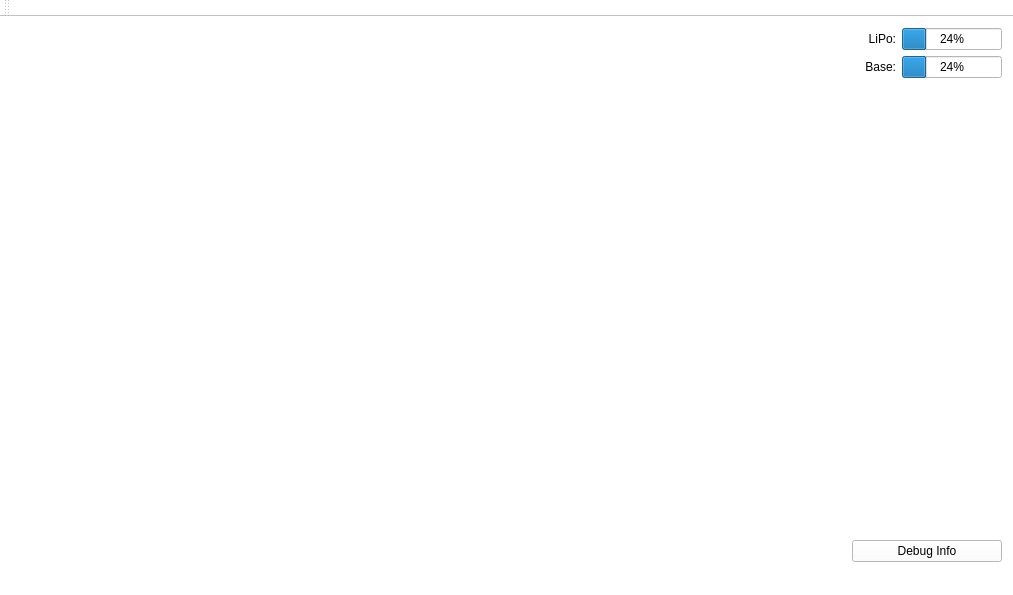
<?xml version="1.0" encoding="UTF-8"?>
<ui version="4.0">
 <class>MainWindow</class>
 <widget class="QMainWindow" name="MainWindow">
  <property name="geometry">
   <rect>
    <x>0</x>
    <y>0</y>
    <width>1013</width>
    <height>595</height>
   </rect>
  </property>
  <property name="windowTitle">
   <string>MainWindow</string>
  </property>
  <property name="styleSheet">
   <string notr="true">background-color: rgb(255, 255, 255);</string>
  </property>
  <widget class="QWidget" name="centralWidget">
   <layout class="QHBoxLayout" name="horizontalLayout_3">
    <item>
     <widget class="QLabel" name="video_label">
      <property name="sizePolicy">
       <sizepolicy hsizetype="MinimumExpanding" vsizetype="Preferred">
        <horstretch>0</horstretch>
        <verstretch>0</verstretch>
       </sizepolicy>
      </property>
      <property name="minimumSize">
       <size>
        <width>100</width>
        <height>0</height>
       </size>
      </property>
      <property name="sizeIncrement">
       <size>
        <width>0</width>
        <height>0</height>
       </size>
      </property>
      <property name="baseSize">
       <size>
        <width>500</width>
        <height>300</height>
       </size>
      </property>
      <property name="text">
       <string/>
      </property>
      <property name="scaledContents">
       <bool>true</bool>
      </property>
     </widget>
    </item>
    <item>
     <spacer name="horizontalSpacer">
      <property name="orientation">
       <enum>Qt::Horizontal</enum>
      </property>
      <property name="sizeType">
       <enum>QSizePolicy::Preferred</enum>
      </property>
      <property name="sizeHint" stdset="0">
       <size>
        <width>200</width>
        <height>20</height>
       </size>
      </property>
     </spacer>
    </item>
    <item>
     <layout class="QVBoxLayout" name="verticalLayout">
      <item>
       <layout class="QHBoxLayout" name="horizontalLayout">
        <item>
         <widget class="QLabel" name="label_2">
          <property name="text">
           <string>LiPo:</string>
          </property>
          <property name="alignment">
           <set>Qt::AlignRight|Qt::AlignTrailing|Qt::AlignVCenter</set>
          </property>
         </widget>
        </item>
        <item>
         <widget class="QProgressBar" name="progressBar">
          <property name="sizePolicy">
           <sizepolicy hsizetype="Expanding" vsizetype="Fixed">
            <horstretch>0</horstretch>
            <verstretch>0</verstretch>
           </sizepolicy>
          </property>
          <property name="maximumSize">
           <size>
            <width>100</width>
            <height>16777215</height>
           </size>
          </property>
          <property name="value">
           <number>24</number>
          </property>
          <property name="textVisible">
           <bool>true</bool>
          </property>
         </widget>
        </item>
       </layout>
      </item>
      <item>
       <layout class="QHBoxLayout" name="horizontalLayout_2">
        <property name="sizeConstraint">
         <enum>QLayout::SetDefaultConstraint</enum>
        </property>
        <item>
         <widget class="QLabel" name="label">
          <property name="text">
           <string>Base:</string>
          </property>
          <property name="alignment">
           <set>Qt::AlignRight|Qt::AlignTrailing|Qt::AlignVCenter</set>
          </property>
         </widget>
        </item>
        <item>
         <widget class="QProgressBar" name="progressBar_2">
          <property name="sizePolicy">
           <sizepolicy hsizetype="Expanding" vsizetype="Fixed">
            <horstretch>0</horstretch>
            <verstretch>0</verstretch>
           </sizepolicy>
          </property>
          <property name="maximumSize">
           <size>
            <width>100</width>
            <height>16777215</height>
           </size>
          </property>
          <property name="value">
           <number>24</number>
          </property>
         </widget>
        </item>
       </layout>
      </item>
      <item>
       <spacer name="verticalSpacer">
        <property name="orientation">
         <enum>Qt::Vertical</enum>
        </property>
        <property name="sizeType">
         <enum>QSizePolicy::MinimumExpanding</enum>
        </property>
        <property name="sizeHint" stdset="0">
         <size>
          <width>20</width>
          <height>50</height>
         </size>
        </property>
       </spacer>
      </item>
      <item>
       <layout class="QVBoxLayout" name="verticalLayout_2">
        <item>
         <widget class="QLabel" name="up_arrow_label">
          <property name="sizePolicy">
           <sizepolicy hsizetype="Preferred" vsizetype="Preferred">
            <horstretch>0</horstretch>
            <verstretch>0</verstretch>
           </sizepolicy>
          </property>
          <property name="minimumSize">
           <size>
            <width>0</width>
            <height>0</height>
           </size>
          </property>
          <property name="baseSize">
           <size>
            <width>0</width>
            <height>0</height>
           </size>
          </property>
          <property name="text">
           <string/>
          </property>
          <property name="alignment">
           <set>Qt::AlignCenter</set>
          </property>
         </widget>
        </item>
        <item>
         <widget class="QLabel" name="turning_label">
          <property name="minimumSize">
           <size>
            <width>0</width>
            <height>0</height>
           </size>
          </property>
          <property name="baseSize">
           <size>
            <width>50</width>
            <height>50</height>
           </size>
          </property>
          <property name="text">
           <string/>
          </property>
          <property name="alignment">
           <set>Qt::AlignCenter</set>
          </property>
         </widget>
        </item>
        <item>
         <widget class="QLabel" name="down_arrow_label">
          <property name="minimumSize">
           <size>
            <width>0</width>
            <height>0</height>
           </size>
          </property>
          <property name="baseSize">
           <size>
            <width>50</width>
            <height>50</height>
           </size>
          </property>
          <property name="text">
           <string/>
          </property>
          <property name="alignment">
           <set>Qt::AlignCenter</set>
          </property>
         </widget>
        </item>
        <item>
         <spacer name="verticalSpacer_2">
          <property name="orientation">
           <enum>Qt::Vertical</enum>
          </property>
          <property name="sizeType">
           <enum>QSizePolicy::MinimumExpanding</enum>
          </property>
          <property name="sizeHint" stdset="0">
           <size>
            <width>20</width>
            <height>30</height>
           </size>
          </property>
         </spacer>
        </item>
       </layout>
      </item>
      <item>
       <layout class="QHBoxLayout" name="horizontalLayout_4">
        <item>
         <spacer name="horizontalSpacer_2">
          <property name="orientation">
           <enum>Qt::Horizontal</enum>
          </property>
          <property name="sizeHint" stdset="0">
           <size>
            <width>40</width>
            <height>20</height>
           </size>
          </property>
         </spacer>
        </item>
        <item>
         <widget class="QPushButton" name="pushButton">
          <property name="sizePolicy">
           <sizepolicy hsizetype="MinimumExpanding" vsizetype="Fixed">
            <horstretch>0</horstretch>
            <verstretch>0</verstretch>
           </sizepolicy>
          </property>
          <property name="minimumSize">
           <size>
            <width>100</width>
            <height>0</height>
           </size>
          </property>
          <property name="maximumSize">
           <size>
            <width>150</width>
            <height>16777215</height>
           </size>
          </property>
          <property name="layoutDirection">
           <enum>Qt::LeftToRight</enum>
          </property>
          <property name="text">
           <string>Debug Info</string>
          </property>
         </widget>
        </item>
       </layout>
      </item>
     </layout>
    </item>
   </layout>
  </widget>
  <widget class="QMenuBar" name="menuBar">
   <property name="geometry">
    <rect>
     <x>0</x>
     <y>0</y>
     <width>1013</width>
     <height>21</height>
    </rect>
   </property>
  </widget>
  <widget class="QToolBar" name="mainToolBar">
   <attribute name="toolBarArea">
    <enum>TopToolBarArea</enum>
   </attribute>
   <attribute name="toolBarBreak">
    <bool>false</bool>
   </attribute>
  </widget>
  <widget class="QStatusBar" name="statusBar"/>
 </widget>
 <layoutdefault spacing="6" margin="11"/>
 <resources/>
 <connections/>
</ui>
